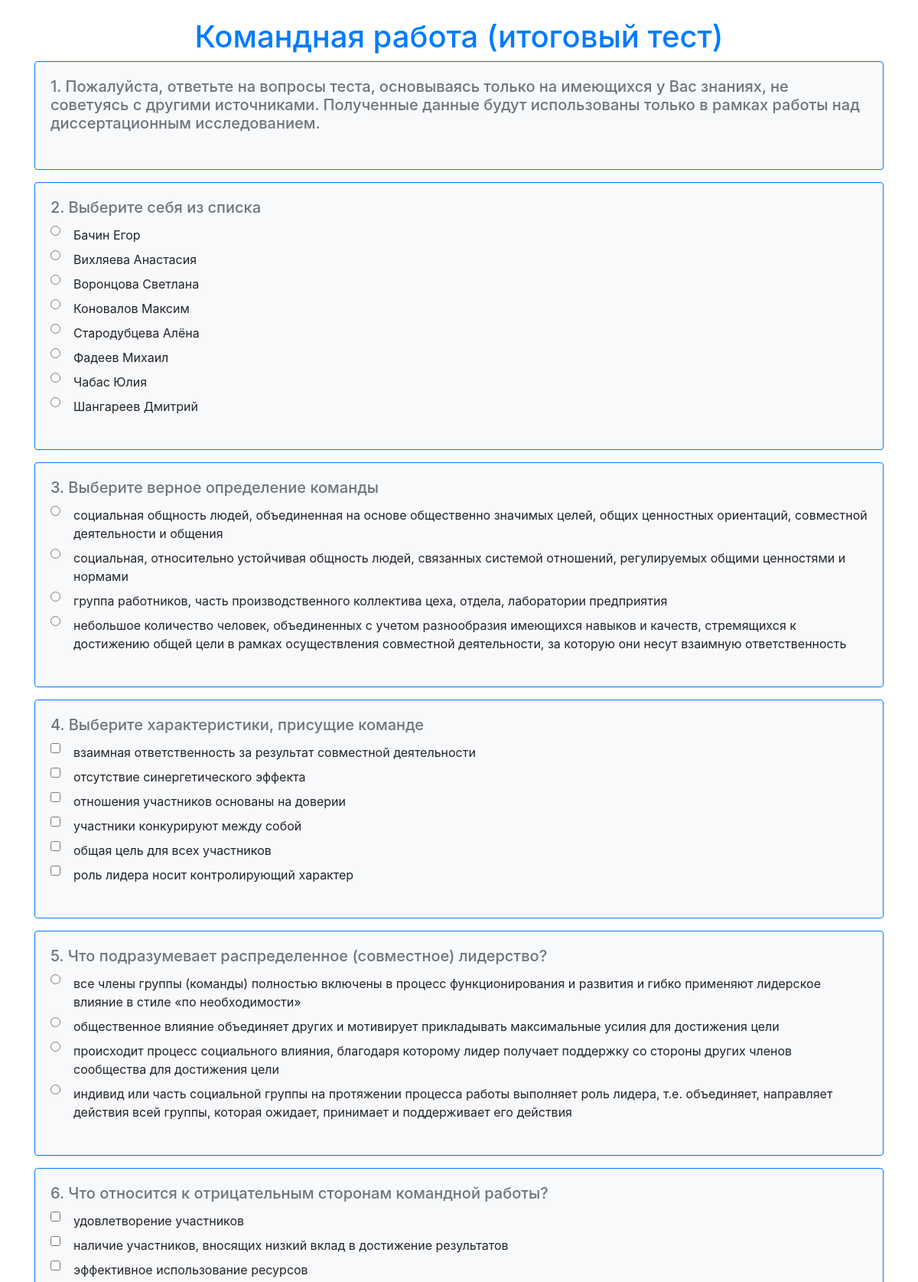
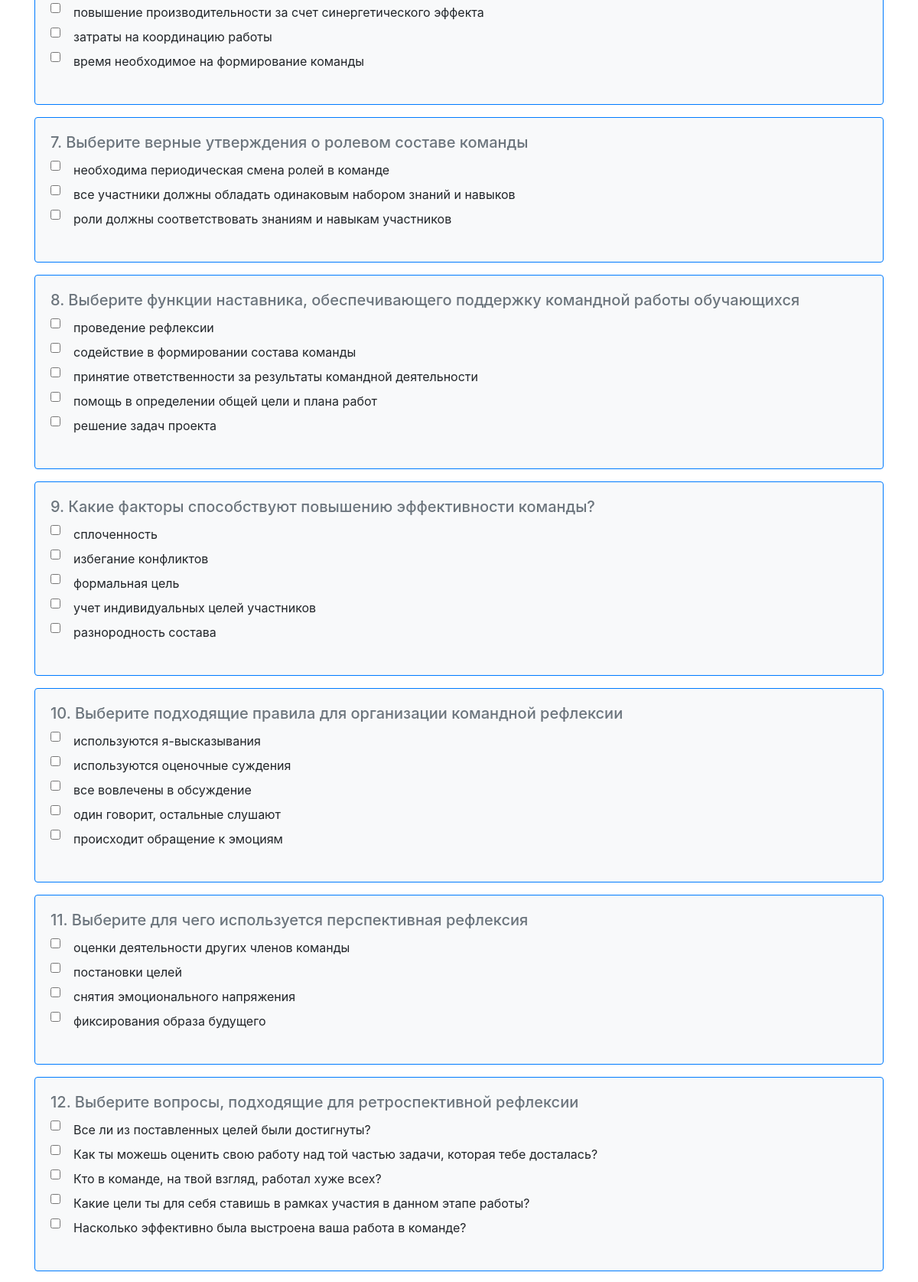
The app's page /test/2 (upper part) with its own data (2 pictures, top to bottom).
### data/polls.py (models this page shows, shortened)
class Poll(SqlAlchemyBase):
    __tablename__ = 'polls'
    id = sqlalchemy.Column(sqlalchemy.Integer,
                           primary_key=True, autoincrement=True)
    title = sqlalchemy.Column(sqlalchemy.String, nullable=False)
    ref = sqlalchemy.Column(sqlalchemy.String, unique=True, nullable=True)
    user_id = sqlalchemy.Column(sqlalchemy.Integer,
                                sqlalchemy.ForeignKey("users.id"))
    user = orm.relation('User')
    questions = orm.relation("Question", back_populates='poll')
    results = orm.relation("Result", back_populates='poll')

### data/questions.py (models this page shows, shortened)
class Question(SqlAlchemyBase):
    __tablename__ = 'questions'
    id = sqlalchemy.Column(sqlalchemy.Integer,
                           primary_key=True, autoincrement=True)
    text = sqlalchemy.Column(sqlalchemy.String, nullable=False)
    type_id = sqlalchemy.Column(sqlalchemy.Integer,
                                sqlalchemy.ForeignKey("types.id"))
    number = sqlalchemy.Column(sqlalchemy.Integer)
    mix = sqlalchemy.Column(sqlalchemy.Boolean, nullable=False)
    type = orm.relation('Type')
    poll_id = sqlalchemy.Column(sqlalchemy.Integer,
                                sqlalchemy.ForeignKey("polls.id"))
    poll = orm.relation('Poll')
    answers = orm.relation("Answer", back_populates='question')

### server.py (the view)
@app.route("/test/<int:id>", methods=['GET', 'POST'])
def test_page(id):
    if id:
        db_sess = db_session.create_session()
        poll = db_sess.query(Poll).filter(Poll.id == id).first()
        questions = poll.questions
        no_answer_questions = list(filter(lambda x: x.type.name == question_types[2], questions))
        one_answer_questions = list(filter(lambda x: x.type.name == question_types[0], questions))
        many_answer_questions = list(filter(lambda x: x.type.name == question_types[1], questions))
        class LocalForm(TestForm): pass
        LocalForm.no_questions = FieldList(FormField(AskForm), min_entries=len(no_answer_questions))
        LocalForm.one_questions = FieldList(FormField(OneAskForm), min_entries=len(one_answer_questions))
        LocalForm.many_questions = FieldList(FormField(ManyAskForm), min_entries=len(many_answer_questions))
        form = LocalForm()
        form.id.data = poll.id
        for i in range(len(no_answer_questions)):
            form.no_questions[i].num.data = no_answer_questions[i].number
            form.no_questions[i].id = no_answer_questions[i].id
            form.no_questions[i].question = no_answer_questions[i].text
        for i in range(len(one_answer_questions)):
            form.one_questions[i].num.data = one_answer_questions[i].number
            form.one_questions[i].id = one_answer_questions[i].id
            form.one_questions[i].question = one_answer_questions[i].text
            o_quest = [(answer.id, answer.text) for answer in one_answer_questions[i].answers]
            if one_answer_questions[i].mix:
                shuffle(o_quest)
            form.one_questions[i].one_answer.choices = o_quest
        for i in range(len(many_answer_questions)):
            form.many_questions[i].num.data = many_answer_questions[i].number
            form.many_questions[i].id = many_answer_questions[i].id
            form.many_questions[i].question = many_answer_questions[i].text
            m_quest = [(answer.id, answer.text) for answer in many_answer_questions[i].answers]
            if many_answer_questions[i].mix:
                shuffle(m_quest)
            form.many_questions[i].many_answer.choices = m_quest
        questions = list(form.no_questions) + list(form.one_questions) + list(form.many_questions)
        questions = sorted(questions, key=lambda x: int(x.num.data))
        if form.validate_on_submit():
            mark = 0
            result = Result()
            result.date = datetime.date.today()
            result.poll_id = form.id.data
            len_questions = 0
            for question in form.one_questions:
                result_question = ResultQuestion()
                current_question = db_sess.query(Question).filter(Question.id == question.id).first()
                result_question.question = current_question
                if any([a.right for a in current_question.answers]):
                    len_questions += 1
                result_answer = ResultAnswer()
                result_answer.answer = list(filter(lambda x: x.id == question.one_answer.data, current_question.answers))[0]
                if result_answer.answer.right:
                    mark += 1
                result_question.answers.append(result_answer)
                result.questions.append(result_question)
            for question in form.many_questions:
                result_question = ResultQuestion()
                current_question = db_sess.query(Question).filter(Question.id == question.id).first()
                result_question.question = current_question
                if any([a.right for a in current_question.answers]):
                    len_questions += 1
                ans_mark = 0
                for ans in question.many_answer.data:
                    result_answer = ResultAnswer()
                    result_answer.answer = list(filter(lambda x: x.id == int(ans), current_question.answers))[0]
                    if result_answer.answer.right:
                        ans_mark += 1 / len(list(filter(lambda x: x.right, current_question.answers)))
                    else:
                        ans_mark -= 1 / len(list(filter(lambda x: x.right, current_question.answers)))
                    result_question.answers.append(result_answer)
                if ans_mark < 0:
                    ans_mark = 0
                mark += ans_mark
                result.questions.append(result_question)
            result.mark = round(mark / len_questions * 100, 2)
            db_sess.merge(result)
            db_sess.commit()
            return render_template('thank.html')
        else:
            if form.errors:
                flash('Выберите минимум один ответ в каждом вопросе', 'danger')
    return render_template("test.html",
                           title=poll.title,
                           poll=poll,
                           form=form,
                           questions=questions)

### server.py
        class LocalForm(TestForm): pass

### forms/test.py
class AskForm(Form):
    id = StringField()
    num = StringField()
    question = Label(field_id=0, text='')

### data/db_session.py (called while the page is built)
def create_session() -> Session:
    global __factory
    return __factory()

### templates/test.html (shortened to what this page needs)
<!doctype html>
<html lang="en">
<head>
    <link rel="stylesheet"
          href="https://stackpath.bootstrapcdn.com/bootstrap/4.4.1/css/bootstrap.min.css"
>
</head>
<body>
<main role="main" class="container">
        {% if poll %}
    <br>
        <h1 class="text-primary" align="center">{{poll.title}}</h1>
            <form action="/test/{{poll.id}}" method="post">
                {% for item in questions%}
                    {% if item.errors %}
                        <div class="card border-danger bg-light mb-3">
                    {% else %}
                        <div class="card border-primary bg-light mb-3">
                    {% endif %}
                    <div class="card-body">
                        <h5 class="card-title fw-bold text-secondary">{{item.num.data}}. {{item.question}}</h5>
                       <ul class="list-unstyled">
                            {% if item.many_answer %}
                                {{ item.many_answer }}
                            {% elif item.one_answer %}
                                {{ item.one_answer }}
                            {% endif %}
                        </ul>
                    </div>
                    </div>
                {% endfor %}
            </form>
    {% endif %}
</main>
</body>
</html>

### templates/test.html (style rules this page uses)
li { list-style-type: none; }
ul { float: left; padding-left: 0px; }
input { float: left; display: block; }
label { position: relative; margin-left: 30px; display: block; }

### records on screen
Poll: title "Командная работа (итоговый тест)"
Question: question "Пожалуйста, ответьте на вопросы теста, основываясь только на имеющихся у Вас знаниях, не советуясь с другими источниками. Полученные данные будут использованы только в рамках работы над диссертационным исследованием."
Question: question "Выберите себя из списка"
Question: question "Выберите верное определение команды"
Question: question "Выберите характеристики, присущие команде"
Question: question "Что подразумевает распределенное (совместное) лидерство?"
Question: question "Что относится к отрицательным сторонам командной работы?"
Question: question "Выберите верные утверждения о ролевом составе команды"
Question: question "Выберите функции наставника, обеспечивающего поддержку командной работы обучающихся"
Question: question "Какие факторы способствуют повышению эффективности команды?"
Question: question "Выберите подходящие правила для организации командной рефлексии"
Question: question "Выберите для чего используется перспективная рефлексия"
Question: question "Выберите вопросы, подходящие для ретроспективной рефлексии"

### other values on screen
{{ item.num.data }} "1" "2" "3" "4" "5" "6" "7" "8" "9" "10" "11" "12"
